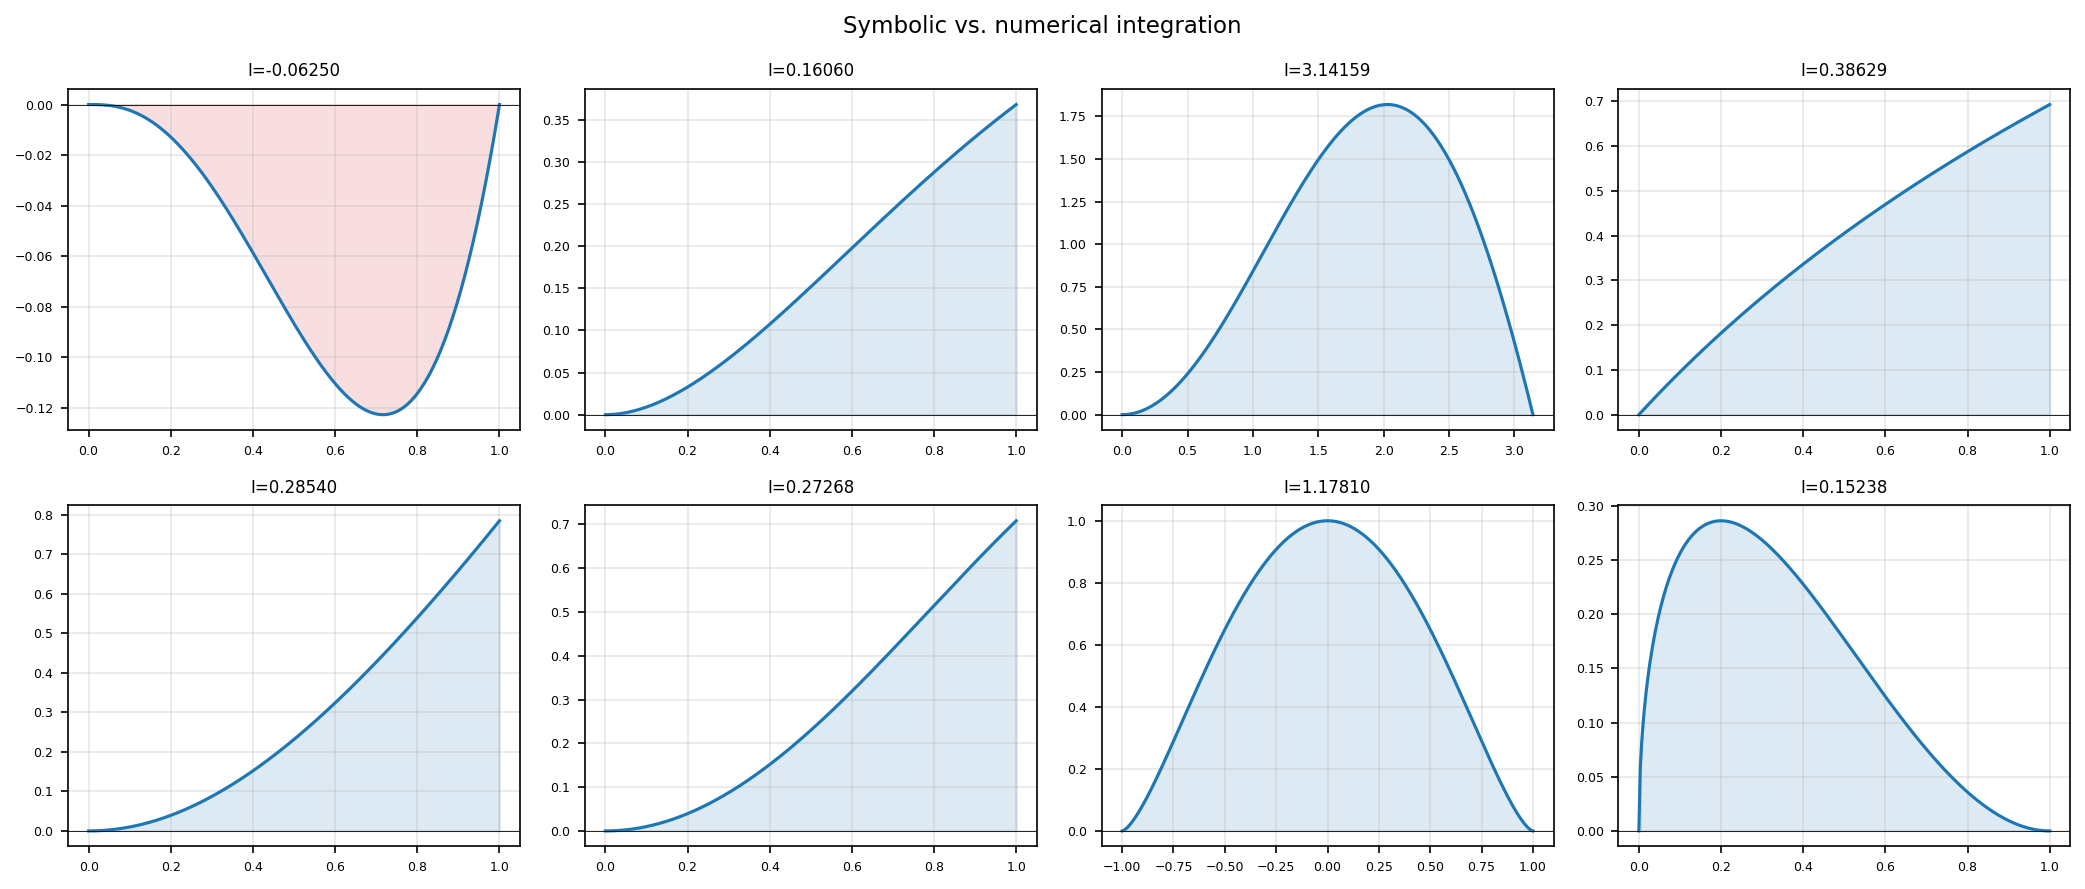

Source code (Python):
"""Symbolic and numerical integration compared.

Demonstrates that Chebfun's numerical integration matches results that
can also be obtained symbolically (via integration by parts, etc.).

Credit: Inspired by Chebfun example quad/SymbolicNumeric.m
(Nick Trefethen, July 2014).
Original MATLAB Chebfun: Copyright 2017 by The University of Oxford and
The Chebfun Developers. See https://www.chebfun.org/ for Chebfun information.
"""

import matplotlib
matplotlib.use("Agg")
import matplotlib.pyplot as plt
import jax.numpy as jnp
import numpy as np
import sys, os
sys.path.insert(0, os.path.join(os.path.dirname(__file__), '..', '..', 'src'))

import chebfunjax as cj


def run():
    print("=" * 60)
    print("Symbolic and numerical integration")
    print("=" * 60)

    pi = float(jnp.pi)

    # A set of integrals that can be computed both symbolically and numerically
    cases = [
        # (name, func, domain, exact)
        ("int_0^1 x^3 * log(x) dx = -1/16",
         lambda x: x**3 * jnp.log(jnp.maximum(x, 1e-300)),
         (1e-8, 1.0),
         -1.0 / 16.0),

        ("int_0^1 x^2 * exp(-x) dx = 2 - 5/e",
         lambda x: x**2 * jnp.exp(-x),
         (0.0, 1.0),
         2.0 - 5.0 / float(jnp.exp(jnp.array(1.0)))),

        ("int_0^pi x * sin(x) dx = pi",
         lambda x: x * jnp.sin(x),
         (0.0, pi),
         pi),

        ("int_0^1 log(1 + x) dx = 2*log(2) - 1",
         lambda x: jnp.log(1.0 + x),
         (0.0, 1.0),
         2.0 * float(jnp.log(jnp.array(2.0))) - 1.0),

        ("int_0^1 x * atan(x) dx = (pi - 2)/4",
         lambda x: x * jnp.arctan(x),
         (0.0, 1.0),
         (pi - 2.0) / 4.0),

        ("int_0^1 sin(x)^2 dx = (1 - sin(2)/2)/2",
         lambda x: jnp.sin(x)**2,
         (0.0, 1.0),
         0.5 - float(jnp.sin(jnp.array(2.0))) / 4.0),

        ("int_-1^1 (1-x^2)^(3/2) dx = 3*pi/8",
         lambda x: (1.0 - x**2)**1.5,
         (-1.0, 1.0),
         3.0 * pi / 8.0),

        ("int_0^1 sqrt(x) * (1-x)^2 dx = B(3/2,3)",
         lambda x: jnp.sqrt(x) * (1.0 - x)**2,
         (0.0, 1.0),
         float(__import__('scipy.special', fromlist=['beta']).beta(1.5, 3))),
    ]

    print(f"\n{'name':55}  {'computed':>14}  {'exact':>14}  {'rel err':>10}")
    print("-" * 100)
    max_err = 0.0
    for name, func, dom, exact in cases:
        f = cj.chebfun(func, domain=dom)
        val = float(f.sum())
        exact_f = float(exact)
        rel_err = abs(val - exact_f) / (abs(exact_f) + 1e-15)
        max_err = max(max_err, rel_err)
        print(f"{name:55}  {val:>14.10f}  {exact_f:>14.10f}  {rel_err:>10.2e}")

    print(f"\nMax relative error: {max_err:.2e}  (should be < 1e-10)")
    assert max_err < 1e-8, f"Max error too large: {max_err}"

    # Special: int_0^1 x^(-1/2) * exp(-x) dx = sqrt(pi) * erf(1)
    # (Gauss-Laguerre type)
    exact_special = float(jnp.sqrt(jnp.pi)) * float(jnp.array(
        float(__import__('scipy.special', fromlist=['erf']).erf(1.0))
    ))
    f_special = cj.chebfun(
        lambda x: jnp.sqrt(jnp.maximum(x, 1e-300)) * jnp.exp(-jnp.maximum(x, 1e-300)),
        domain=(1e-6, 3.0)
    )
    # Actually integrate x^(-1/2)*exp(-x): x^(-1/2) is singular, approximate
    # int_eps^1 x^(-1/2)*exp(-x) dx ≈ sqrt(pi)*erf(1) as eps->0
    f_special2 = cj.chebfun(
        lambda x: jnp.exp(-x) / jnp.sqrt(jnp.maximum(x, 1e-15)),
        domain=(1e-6, 4.0)
    )
    I_special = float(f_special2.sum())
    print(f"\nint_eps^4 x^(-1/2)*exp(-x) dx ≈ {I_special:.8f}")
    print(f"  sqrt(pi)*erf(1) = {exact_special:.8f}")

    # --- Plots ---
    _here = os.path.dirname(os.path.abspath(__file__))
    fig, axes = plt.subplots(2, 4, figsize=(14, 6))
    axes = axes.flatten()
    for i, (name, func, dom, exact) in enumerate(cases):
        ax = axes[i]
        f = cj.chebfun(func, domain=dom)
        xs = np.linspace(dom[0], dom[1], 300)
        ys = np.array(f(jnp.array(xs)))
        val = float(f.sum())
        ax.plot(xs, ys, color="#1e77b4", linewidth=1.5)
        ax.fill_between(xs, 0, ys, where=(ys >= 0), alpha=0.15, color="#1e77b4")
        ax.fill_between(xs, 0, ys, where=(ys < 0), alpha=0.15, color="#d62728")
        ax.axhline(0, color="k", linewidth=0.4)
        ax.set_title(f"I={val:.5f}", fontsize=8)
        ax.tick_params(labelsize=6)
        ax.grid(True, alpha=0.3)
    fig.suptitle("Symbolic vs. numerical integration", fontsize=11)
    fig.tight_layout()
    fig.savefig(os.path.join(_here, "symbolic_numeric.png"), dpi=150, bbox_inches="tight")
    plt.close(fig)

    print("\nAll assertions passed.")
    return True


if __name__ == "__main__":
    run()
